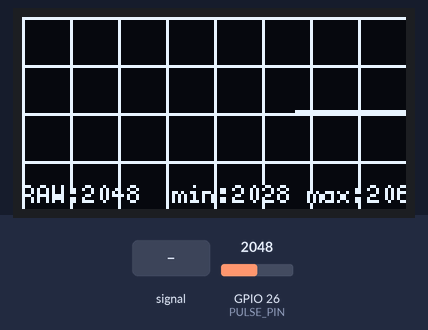
The sketch below on a simulated ESP32. On the bench: 128×64 one-colour display. The test bench sets the inputs (shaded band); at power-on: GPIO 26 (PULSE_PIN) = 2048 (analog values on the 0–4095 scale).

Above: at 1.9 s.
2.0 s: GPIO 26 (PULSE_PIN) fed a 200 Hz sine of ±327 counts around its level
At 2.43 s:
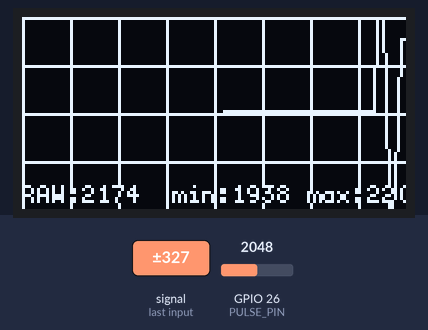
3.7 s: GPIO 26 (PULSE_PIN) set to 2866
At 3.97 s:
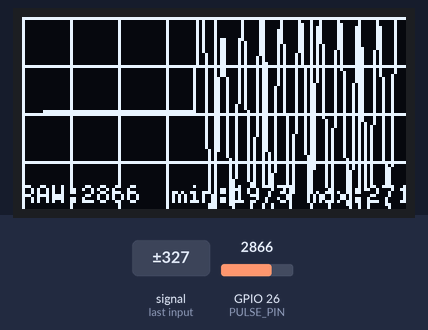
5.3 s: GPIO 26 (PULSE_PIN) fed a 1000 Hz sine of ±1023 counts around its level
At 5.52 s:
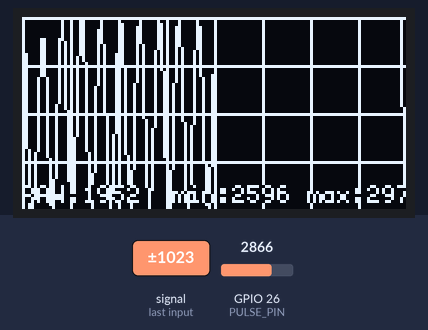
6.8 s: GPIO 26 (PULSE_PIN) set to 3603
At 7.07 s:
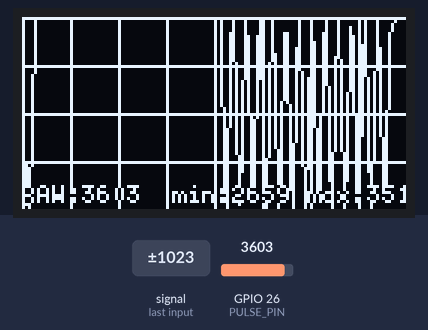
8.4 s: GPIO 26 (PULSE_PIN) set to 4095
At 8.61 s:
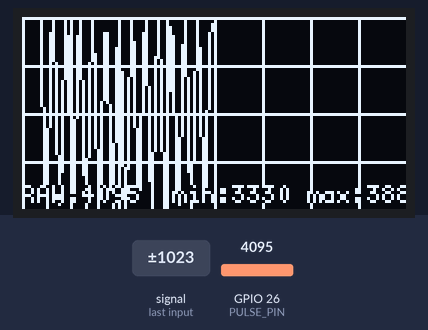
Timing chart, 0 to 10.9 s (numbered marks = the images above; inputs shaded):
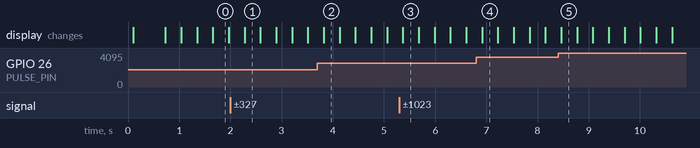

The sketch:

ESP32_UART_Test.ino
```cpp
// ===== Libraries (Library Manager) =====
// - "U8g2" by olikraus

#include <Wire.h>
#include <U8g2lib.h>

// ===== Hardware config (Adafruit ESP32 Feather V2 + Glass2 OLED) =====
#define I2C_SDA 22
#define I2C_SCL 20
#define OLED_ADDR_7BIT 0x3C     // Glass2 default
#define PULSE_PIN 26            // your wiring: GPIO26 (ADC1_CH9)

// ===== OLED (SSD1309 128x64 over I2C) =====
U8G2_SSD1309_128X64_NONAME2_F_HW_I2C u8g2(U8G2_R0, /* reset=*/ U8X8_PIN_NONE);
// If your panel prefers another init sequence, swap to:
// U8G2_SSD1309_128X64_NONAME0_F_HW_I2C u8g2(U8G2_R0, U8X8_PIN_NONE);

// ===== Graph settings =====
static const int   WIDTH  = 128;
static const int   HEIGHT = 64;
static const float LPF_A  = 0.35f;   // low-pass smoothing alpha (0..1); higher = smoother
static const float EMA_A  = 0.02f;   // auto-scale tracking speed for min/max
static const int   FPS    = 50;      // target refresh rate (Hz)

// ring buffer for waveform (one column per pixel)
uint16_t ring[WIDTH];
int writeIdx = 0;

// dynamic range tracking for auto-scale
float emaMin = 4095.0f;
float emaMax = 0.0f;

// timing
uint32_t lastMs = 0;
uint32_t frameIntervalMs = 1000 / FPS;

// simple low-pass filter state
float filt = 0.0f;

void drawGrid() {
  // faint grid: vertical lines every 16 px, horizontal lines every 16 px
  for (int x = 0; x < WIDTH; x += 16) u8g2.drawVLine(x, 0, HEIGHT);
  for (int y = 0; y < HEIGHT; y += 16) u8g2.drawHLine(0, y, WIDTH);
}

void setup() {
  Serial.begin(115200);
  delay(50);

  // I2C
  Wire.begin(I2C_SDA, I2C_SCL);
  Wire.setClock(400000);

  // ADC setup (ESP32)
  analogReadResolution(12);           // 0..4095
  analogSetAttenuation(ADC_11db);     // widen measurable range

  // OLED
  u8g2.begin();
  u8g2.setI2CAddress(OLED_ADDR_7BIT << 1);

  // init ring buffer
  for (int i = 0; i < WIDTH; ++i) ring[i] = HEIGHT / 2;
  filt = analogRead(PULSE_PIN);

  // small splash
  u8g2.clearBuffer();
  u8g2.setFont(u8g2_font_6x12_tf);
  u8g2.drawStr(0, 12, "Pulse Scope - GPIO26");
  u8g2.drawStr(0, 28, "Auto-scale, ~50 FPS");
  u8g2.sendBuffer();
  delay(600);
}

void loop() {
  // frame pacing
  uint32_t now = millis();
  if (now - lastMs < frameIntervalMs) return;
  lastMs = now;

  // read + smooth
  int raw = analogRead(PULSE_PIN);         // 0..4095
  filt = filt + LPF_A * (raw - filt);      // simple 1-pole LPF

  // update dynamic min/max (EMA)
  if (filt < emaMin) emaMin = filt;
  else               emaMin = (1.0f - EMA_A) * emaMin + EMA_A * filt;

  if (filt > emaMax) emaMax = filt;
  else               emaMax = (1.0f - EMA_A) * emaMax + EMA_A * filt;

  // avoid collapse if signal is very flat
  float span = emaMax - emaMin;
  if (span < 40.0f) { // minimal span to keep visible
    emaMin = filt - 20.0f;
    emaMax = filt + 20.0f;
    span   = 40.0f;
  }

  // scale to screen (invert Y so higher value plots higher)
  float norm = (filt - emaMin) / span;          // 0..1
  if (norm < 0) norm = 0; if (norm > 1) norm = 1;
  uint16_t y = (uint16_t)((1.0f - norm) * (HEIGHT - 1));  // 0..63

  // write into ring and advance
  ring[writeIdx] = y;
  writeIdx = (writeIdx + 1) % WIDTH;

  // draw
  u8g2.clearBuffer();
  drawGrid();

  // connect points across the whole width, oldest->newest left->right
  // ring[writeIdx] is the newest sample's "next" position; start at the oldest
  int idx = writeIdx;
  int prevY = ring[idx];
  for (int x = 0; x < WIDTH; ++x) {
    int curY = ring[idx];
    u8g2.drawLine(x ? x - 1 : 0, prevY, x, curY);
    prevY = curY;
    idx = (idx + 1) % WIDTH;
  }

  // small HUD with current raw and scaled range
  u8g2.setFont(u8g2_font_5x8_tr);
  char buf[40];
  snprintf(buf, sizeof(buf), "RAW:%4d  min:%4.0f max:%4.0f", raw, emaMin, emaMax);
  u8g2.drawStr(0, 62, buf);

  u8g2.sendBuffer();
}
```
